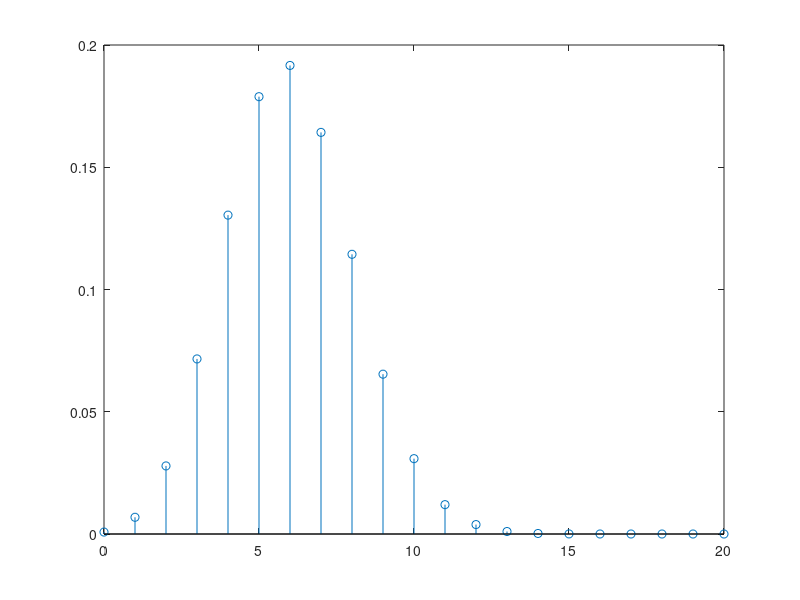
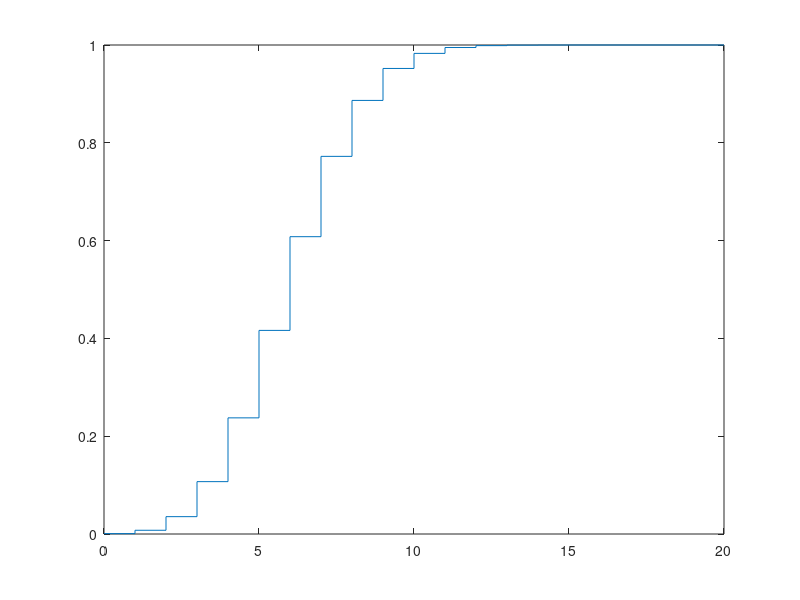
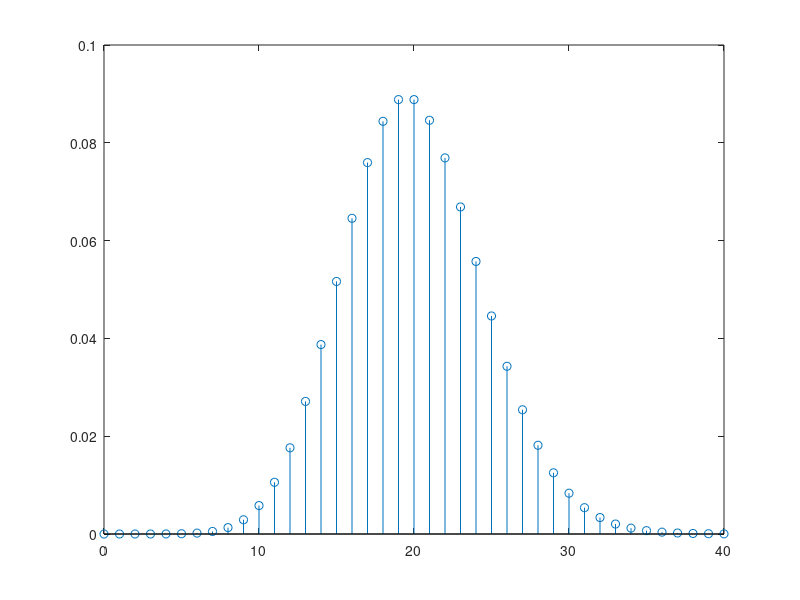
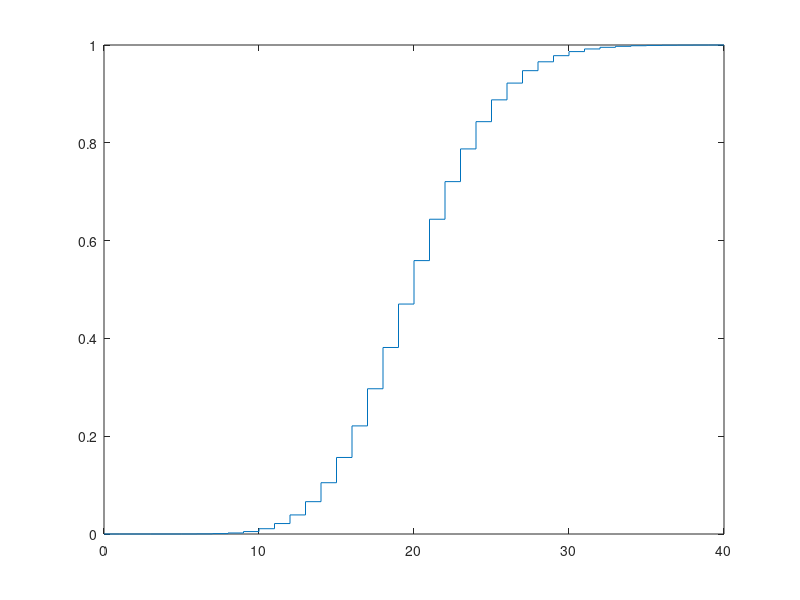

MATLAB code for these plots, in order:

%% Övningsuppgift inför labprov 2026 (ej köteoridelen) i Matematisk Statistik (HF1012).
%
%  Läs noggrannt igenom uppgiften och testkör alla exempel i  matlab.
%
% Inför labprovet ska man känna till de fördelningar som nämns i denna
% uppgift: Binomial-, Poisson-, Exponential- och Normalfördelningen.
% Vad är det allmänna utseendet hos deras
% sannolikhets-/täthets-/fördelningsfunktioner?
% Hur ser de ut när de ritas i ett diagram?
% För en diskret stokastisk variabel, X, gäller att höjden av en stolpe i
% stolpdiagrammet för sannolikhetsfunktionen är lika med höjden av
% trappsteget i trappstegsdiagrammet för fördelningsfunktionen,
% avlästa vid samma x-värde. 
%
% Man behöver också ha lärt sig den grundläggande teorin för kursen.
% Dessutom ska man förstå hur matlabkommandon i denna övningsuppgift
% används. Vad betyder parametrarna i kommandona och vilka värden ska man
% ge dem?
%
%
%% Diskreta fördelningar.
%
% Användbara kommandon: binopdf, binocdf, poisspdf och poisscdf, som ger
% sannolikhets- resp fördelningsfunktionerna för binomial- resp
% poissonfördelning.
% Binomialfördelningen, Bin(n,p), har väntevärdet E(X)=n*p.
% Fördelningens topp ligger nära detta värde.
%
%
% Exempel:
% Antag att man gör 20 försök med en sannolikhet att "lyckas" på 30% i
% varje enskilt försök. Antalet lyckade försök av dessa 20 är då en
% stokastisk variabel, X, som är binomialfördelad. Denna fördelning
% åskådliggörs med ett stolpdiagram (stem):

format short
x = 0:1:20;   % skapar en vektor med heltalen från 0 till 20.
yp = binopdf(x,20,0.30);  % ger sannolikhetsfunktionens värden
figure(1)
stem(x,yp)

yc = binocdf(x,20,0.30); % ger fördelningsfunktionens värden
figure(2)
stairs(x,yc) % fördelningsfunktionen är en trappstegskurva.

% Studera de båda diagrammen. Hur hänger de ihop?

% Sannolikheten att X = 7 (exakt 7 försök lyckas)
% beräknas först med sannolikhetsfunktionen och sedan med
% fördelningsfunktionen.
sanno1_pdf = binopdf(7,20,0.30)
sanno1_cdf = binocdf(7,20,0.30)-binocdf(6,20,0.30)

% Sannolikheten att X är minst 4 och högst 7 beräknas med
% sannolikhetsfunktionen och med fördelningsfunktionen.
sanno2_pdf = binopdf(4,20,0.30)+binopdf(5,20,0.30)+binopdf(6,20,0.30)+binopdf(7,20,0.30)
sanno2_cdf = binocdf(7,20,0.30)-binocdf(3,20,0.30)

%%
% Exempel:
% En viss händelse inträffar slumpmässigt och i genomsnitt lambda gånger
% per tidsenhet och därmed i genomsnitt mu=lambda*t gånger under det givna tidsintervallet t.
% Antalet gånger som denna händelse inträffar under det givna
% tidsintervallet, t, är då en poissonfördelad stokastisk variabel (Po(mu)).
% Poissonfördelningen, Po(mu), har väntevärdet mu, och en topp nära detta
% värde.
%
% Antag att lambda=2.00 och t=10 (minuter). 
% Åskådliggör denna fördelnings sannolikhetsfunktion med ett stolpdiagram och
% fördelningsfunktion med ett trappstegsdiagram (välj lämpligt intervall på x-axeln).
x = 0:1:40;
yp_2 = poisspdf(x,20);
figure(3)
stem(x,yp_2)
yc_2 = poisscdf(x,20);
figure(4)
stairs(x,yc_2)
% 
% Tänk noga (!) igenom följande: Vilket samband finns mellan de båda
% diagrammen du just ritat? Vad betyder x-värden resp y-värden i
% diagrammen? Hur bestämmer man sannolikheter för olika värden på den
% stokastiska variabeln från diagrammen?

% Bestäm fördelningens väntevärde och varians.
[vante, varians] = poisstat(20)

% Bestäm sannolikheten att händelsen inträffar minst 18 och högst 22 gånger
% under ett tidsintervall på 10 minuter, dels med hjälp av sannolikhetsfunktionen och
% dels med hjälp av fördelningsfunktionen.
sanno3_pdf = poisspdf(18,20) + poisspdf(19,20) + poisspdf(20,20) + poisspdf(21,20) + poisspdf(22,20)
sanno3_cdf = poisscdf(22,20) - poisscdf(17,20)


%% Kontinuerliga fördelningar.
%
% Täthets- och fördelningsfunktioner ges av normpdf och normcdf (för normalfördelning)
% samt exppdf och expcdf (för exponentialfördelning).
% En normalfördelad (N(mu,sigma)) stokastisk variabel, X, har väntevärdet mu
% och standardavvikelsen sigma. Täthetsfunktionen har en topp vid mu, 
% och är mer utbredd ju större sigma är.
% normcdf för x är integralen (arean) av normpdf från minus oändligheten till x.
% normcdf är monotont växande.
%
% Exempel:
% En stokastisk variabel, X, är normalfördelad, med väntevärde 8.0 och
% standardavvikelse 1.7.
% Åskådliggör täthets- och fördelningsfunktionerna för denna fördelning.

x = 0:0.10:15;
yp_3 = normpdf(x, 8.0, 1.7); 
figure(5)
plot(x,yp_3)
grid on % eftersom fördelningen är kontinuerlig passar inte stolpdiagram här.

yc_3 = normcdf(x, 8.0, 1.7); 
figure(6)
plot(x,yc_3)
grid on 

% Bestäm sannolikheten att X antar ett värde mellan 4,50 och 5,80.
sanno = normcdf(5.80, 8.0, 1.7) - normcdf(4.50, 8.0, 1.7)

% Bestäm x, så att P(X < x) = 0,75, d.v.s. med en sannolikhet på 75% (percentil)
% antar den stokastiska variabeln X ett mindre värde än x.
% Kommandot norminv kan användas här.
x75 = norminv(0.75, 8.0, 1.7) 

%%
% Exempel:
% En stokastisk variabel är exponentialfördelad med väntevärdet 8,0. 
% Exponentialfördelningens täthetsfunktion är en avtagande exponentialkurva.
% Den har värdet 0 för alla negativa x och har sitt största värde på
% y-axeln (d.v.s. x=0).
% expcdf för x är integralen (arean) av exppdf från minus oändligheten till x,
% d.v.s. från 0 till x, för denna fördelning.
% expcdf är monotont växande.
% 
% Åskådliggör täthets- och fördelningsfunktionerna.
x = 0:0.10:25;
yp_4 = exppdf(x, 8.0); 
figure(7)
plot(x,yp_4)
yc_4 = expcdf(x, 8.0);
figure(8) 
plot(x,yc_4)

% Tänk noga (!) igenom följande: Vilket samband finns mellan de båda
% diagrammen du just ritat? Vad betyder x-värden resp y-värden i
% diagrammen? Hur bestämmer man sannolikheter för olika värden på den
% stokastiska variabeln från diagrammen?

% Bestäm sannolikheten att X antar ett värde mellan 0 och 8.0.
sanno2 = expcdf(8.0, 8.0)

% Bestäm x, så att P(X < x) = 0,50, d.v.s. bestäm medianen för
% fördelningen.
x50 = expinv(0.50, 8.0) 


%% Centrala gränsvärdessatsen.
%
% Exempel:
% Vi ritar binomialfördelningar och normalfördelningar
% (med samma väntevärde och standardavvikelse) parvis i samma diagram och jämför.
% Precis som centrala gränsvärdessatsen förutsäger så blir
% binomialfördelningen mer lik en normalfördelning ju större värde n har.

n = 2  % 2 försök...
p = 0.80 % ..som vardera lyckas med en sannolikhet på 80%
vante = n*p % väntevärdet
stav = sqrt(n*p*(1-p)) % standardavvikelsen

xd_values = 0:1:2;
yd_values = binopdf(xd_values,n,p); % binomialfördelningen
x_values = 0:0.1:2;
y_values = normpdf(x_values,vante,stav); % motsvarande normalfördelning
figure(9)  % Rita båda fördelningarna i samma diagram
plot(x_values,y_values)  % kontinuerlig fördelning - kurva
hold on % håller kvar kurvan när stolpdiagrammet ritas i samma figur
stem(xd_values, yd_values) % diskret fördelning - stolpdiagram

% Vi gör n lite större och plottar igen:
n = 4  % 4 försök...
p = 0.80 % ..som vardera lyckas med en sannolikhet på 80%
vante = n*p % väntevärdet
stav = sqrt(n*p*(1-p)) % standardavvikelsen

xd_values = 0:1:4;
yd_values = binopdf(xd_values,n,p);
x_values = 0:0.1:4;
y_values = normpdf(x_values,vante,stav);
figure(10)
plot(x_values,y_values) 
hold on
stem(xd_values, yd_values)

%%
% Exempel:
% Rita på samma sätt upp binomialfördelningen och motsvarande normalfördelning
% för n = 10 och n = 25

n = 10 
p = 0.80 
vante = n*p 
stav = sqrt(n*p*(1-p)) 

xd_values = 0:1:10;
yd_values = binopdf(xd_values,n,p);
x_values = 0:0.1:10;
y_values = normpdf(x_values,vante,stav);
figure(11)
plot(x_values,y_values) 
hold on
stem(xd_values, yd_values)
%

n = 25
p = 0.80 
vante = n*p
stav = sqrt(n*p*(1-p))

xd_values = 0:1:25;
yd_values = binopdf(xd_values,n,p);
x_values = 0:0.1:25;
y_values = normpdf(x_values,vante,stav);
figure(12)
plot(x_values,y_values) 
hold on
stem(xd_values, yd_values)
%
% SLUT!
